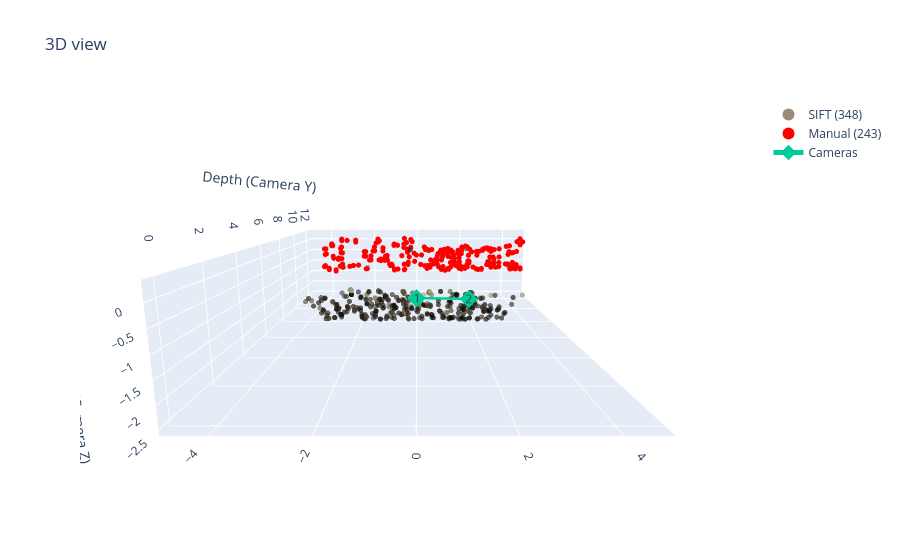

Notebook source saved alongside this figure:
### Markdown cell above
## 3D Reconstruction and Visualization 

We recover the relative camera pose $(R, t)$ from our estimated **Essential matrix (E₈)** using only its RANSAC inliers, ensuring full consistency with our custom pipeline.  

We then **triangulate 3D points** in normalized camera coordinates and apply cheirality and distance filtering to keep only physically valid and stable points.  

Finally, we visualize the reconstructed 3D point cloud in Plotly, coloring SIFT points from the undistorted image, highlighting manual points in red, and optionally displaying the two camera centers.

### Code cell
import os
import sys
import numpy as np
import cv2
import plotly.graph_objects as go

SHOW_CAMERAS = True

IMG1_PATH = "object/img1.JPG"
CALIB_PATH = "camera_calib.npz"
E_RES_PATH = "outputs/E_results.npz"

OUT_DIR = "outputs"
os.makedirs(OUT_DIR, exist_ok=True)

HTML_OUT_PATH = os.path.join(OUT_DIR, "3d_view.html")

img1 = cv2.imread(IMG1_PATH)
assert img1 is not None, "Error loading img1."
img1_rgb = cv2.cvtColor(img1, cv2.COLOR_BGR2RGB)

cal = np.load(CALIB_PATH)
K = cal["K"].astype(np.float64)
dist = cal["dist"].astype(np.float64)

img1_u = cv2.undistort(img1, K, dist)
img1_u_rgb = cv2.cvtColor(img1_u, cv2.COLOR_BGR2RGB)

res = np.load(E_RES_PATH, allow_pickle=True)

if "E_8" not in res:
    raise RuntimeError("E_8 not found in E_results.npz: regenerate step 2, saving E_8.")
E = res["E_8"].astype(np.float64)

if "mask_8" not in res:
    raise RuntimeError(
        "mask_8 is not present in E_results.npz.\n"
        "Regenerate E_results.npz using step 2 that saves mask_8."
    )
mask_in = res["mask_8"].astype(bool)
print("\n=== 3D RECONSTRUCTION (from 8-point solution) ===")
print("Using E_8 and mask_8")

if "pts1_px" not in res or "pts1_norm" not in res or "pts2_norm" not in res:
    raise RuntimeError(
        "The file E_results.npz is missing pts1_px / pts1_norm / pts2_norm.\n"
        "Make sure that step 2 saves these arrays."
    )

pts1_px = res["pts1_px"].astype(np.float64)
pts1_norm = res["pts1_norm"].astype(np.float64)
pts2_norm = res["pts2_norm"].astype(np.float64)

src_is_manual = res["src_is_manual"].astype(bool) if "src_is_manual" in res else np.zeros(len(pts1_px), dtype=bool)

pts1_n = pts1_norm[mask_in].reshape(-1, 1, 2)
pts2_n = pts2_norm[mask_in].reshape(-1, 1, 2)
pts1_p = pts1_px[mask_in]
is_manual = src_is_manual[mask_in]

retval, R, t, mask_pose = cv2.recoverPose(E, pts1_n, pts2_n, np.eye(3))
mask_pose = mask_pose.ravel().astype(bool)


N_in = len(pts1_n)
N_pose = int(np.sum(mask_pose))

cos_theta = (np.trace(R) - 1.0) / 2.0
cos_theta = np.clip(cos_theta, -1.0, 1.0)
theta_deg = float(np.degrees(np.arccos(cos_theta)))

t_vec = t.reshape(3)
t_dir = t_vec / (np.linalg.norm(t_vec) + 1e-12)
abs_t = np.abs(t_dir)
angle_to_x = float(np.degrees(np.arccos(np.clip(abs_t[0], -1.0, 1.0))))

print("\nPose estimation (recoverPose):")
print(f" Inliers (input)     : {N_in}")
print(f" Cheirality-consistent: {N_pose} ({100.0*N_pose/N_in:.1f}%)")
print(f" Rotation angle (deg): {theta_deg:.3f}")
print(f" t direction (unit)  : {np.array2string(t_dir, precision=4, suppress_small=True)}")
print(f" Angle(t, x-axis)    : {angle_to_x:.3f} deg")

pts1_final_n = pts1_n[mask_pose].reshape(-1, 2)
pts2_final_n = pts2_n[mask_pose].reshape(-1, 2)
pts1_final_px = pts1_p[mask_pose].astype(np.int32)
is_manual_final = is_manual[mask_pose]

P1 = np.hstack([np.eye(3), np.zeros((3, 1))])
P2 = np.hstack([R, t])

X_h = cv2.triangulatePoints(P1, P2, pts1_final_n.T, pts2_final_n.T)
X = (X_h[:3, :] / (X_h[3, :] + 1e-12)).T

pts1_final_u_px = cv2.undistortPoints(
    pts1_final_px.reshape(-1, 1, 2).astype(np.float64),
    K, dist, P=K
).reshape(-1, 2)
pts1_final_u_px = np.rint(pts1_final_u_px).astype(np.int32)

colors_rgb = []
h0, w0 = img1_rgb.shape[:2]
h1, w1 = img1_u_rgb.shape[:2]
for i, pt in enumerate(pts1_final_px):
    if is_manual_final[i]:
        u, v = int(pt[0]), int(pt[1])
        v = int(np.clip(v, 0, h0 - 1))
        u = int(np.clip(u, 0, w0 - 1))
        c = img1_rgb[v, u] / 255.0
    else:
        u, v = int(pts1_final_u_px[i, 0]), int(pts1_final_u_px[i, 1])
        v = int(np.clip(v, 0, h1 - 1))
        u = int(np.clip(u, 0, w1 - 1))
        c = img1_u_rgb[v, u] / 255.0
    colors_rgb.append(c)
colors_rgb = np.asarray(colors_rgb, dtype=np.float64)

X2 = (R @ X.T + t).T
mask_cheir = (X[:, 2] > 0) & (X2[:, 2] > 0)

dists_all = np.linalg.norm(X, axis=1)
th = np.quantile(dists_all[mask_cheir], 0.9) if np.sum(mask_cheir) > 0 else np.inf
mask_dist = dists_all < th

mask_keep = mask_cheir & mask_dist

N_tr = len(mask_cheir)
N_cheir = int(np.sum(mask_cheir))
N_keep = int(np.sum(mask_keep))

print("\nTriangulation consistency:")
print(f" Pose-consistent pts : {N_tr}")
print(f" Cheirality positive : {N_cheir} ({100.0*N_cheir/max(N_tr,1):.1f}%)")
print(f" Distance threshold  : q0.9 = {th:.4f}")
print(f" Points kept         : {N_keep} ({100.0*N_keep/max(N_tr,1):.1f}%)")

X = X[mask_keep]
colors_rgb = colors_rgb[mask_keep]
is_manual_final = is_manual_final[mask_keep]

n_sift = int(np.sum(~is_manual_final))
n_manual = int(np.sum(is_manual_final))
print(f"\nFinal reconstructed points: {len(X)}")
print(f" - SIFT   : {n_sift}")
print(f" - Manual : {n_manual}")

def transform_to_plot(pts):
    x_p = pts[:, 0]
    y_p = pts[:, 2]
    z_p = -pts[:, 1]
    return x_p, y_p, z_p

def camera_center_from_Rt(R, t):
    return (-R.T @ t).reshape(3)

def rgb_str(c):
    r, g, b = (np.clip(c, 0, 1) * 255).astype(int)
    return f"rgb({r},{g},{b})"

sift_mask = ~is_manual_final
manual_mask = is_manual_final

data = []

if np.sum(sift_mask) > 0:
    xs, ys, zs = transform_to_plot(X[sift_mask])
    cols = [rgb_str(c) for c in colors_rgb[sift_mask]]
    data.append(go.Scatter3d(
        x=xs, y=ys, z=zs,
        mode="markers",
        name=f"SIFT ({n_sift})",
        marker=dict(size=3, color=cols, opacity=0.65)
    ))

if np.sum(manual_mask) > 0:
    xm, ym, zm = transform_to_plot(X[manual_mask])
    data.append(go.Scatter3d(
        x=xm, y=ym, z=zm,
        mode="markers",
        name=f"Manual ({n_manual})",
        marker=dict(size=3, color="red", opacity=1.0)
    ))

if SHOW_CAMERAS:
    C1 = np.zeros(3)
    C2 = camera_center_from_Rt(R, t)
    C_plot = np.vstack([C1, C2])
    xc, yc, zc = transform_to_plot(C_plot)

    data.append(go.Scatter3d(
        x=xc, y=yc, z=zc,
        mode="markers+lines+text",
        text=["1", "2"],
        textposition="middle center",
        name="Cameras",
        marker=dict(size=6, symbol="diamond"),
        line=dict(width=5)
    ))

fig = go.Figure(data=data)

fig.update_layout(
    title="3D view",
    scene=dict(
        xaxis_title="X (Left-Right)",
        yaxis_title="Depth (Camera Y)",
        zaxis_title="Height (Camera Z)",
        aspectmode="data"
    ),
    legend=dict(itemsizing="constant")
)

fig.update_layout(
    scene_camera=dict(
        eye=dict(x=0.0, y=-2, z=0.4),
        center=dict(x=0.0, y=0.0, z=0.0),
        up=dict(x=0.0, y=0.0, z=0.4),
    )
)

fig.write_html(HTML_OUT_PATH, include_plotlyjs="cdn")
print(f"\n3D visualization saved to: {HTML_OUT_PATH}")

fig.show()

### Figure 1 — Plotly figure (JSON) as saved in the notebook; plotly's stock layout.template omitted (floating-point values rounded to 4 significant figures; data arrays with more than 128 entries replaced by an {"elided": "..."} marker saying what was removed)
{"data": [{"marker": {"color": {"elided": "348 str values"}, "opacity": 0.65, "size": 3}, "mode": "markers", "name": "SIFT (348)", "type": "scatter3d", "x": {"elided": "348 float values"}, "y": {"elided": "348 float values"}, "z": {"elided": "348 float values"}}, {"marker": {"color": "red", "opacity": 1, "size": 3}, "mode": "markers", "name": "Manual (243)", "type": "scatter3d", "x": {"elided": "243 float values"}, "y": {"elided": "243 float values"}, "z": {"elided": "243 float values"}}, {"line": {"width": 5}, "marker": {"size": 6, "symbol": "diamond"}, "mode": "markers+lines+text", "name": "Cameras", "text": ["1", "2"], "textposition": "middle center", "type": "scatter3d", "x": [0.0, 0.9992], "y": [0.0, 0.03406], "z": [-0.0, -0.0223]}], "layout": {"legend": {"itemsizing": "constant"}, "scene": {"aspectmode": "data", "camera": {"center": {"x": 0, "y": 0, "z": 0}, "eye": {"x": 0, "y": -2, "z": 0.4}, "up": {"x": 0, "y": 0, "z": 0.4}}, "xaxis": {"title": {"text": "X (Left-Right)"}}, "yaxis": {"title": {"text": "Depth (Camera Y)"}}, "zaxis": {"title": {"text": "Height (Camera Z)"}}}, "title": {"text": "3D view"}}}
